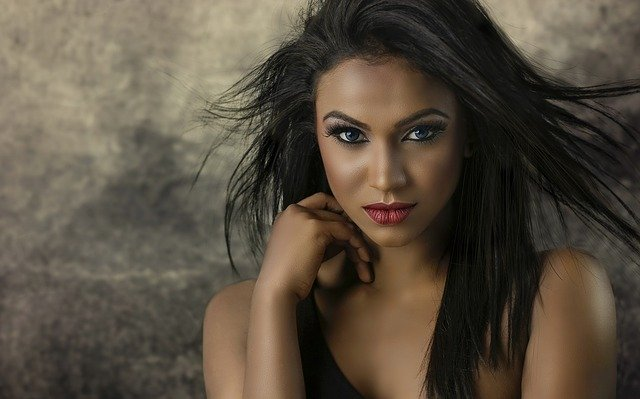
#> input picture resources/fashion_lo.jpg, 640 x 399 px
$ python prg_01.py
#> lines starting #> are read from the running program, lines starting #| are printed output that depends on the picture; after the words box and inside, x2 and y2 are one past the last pixel; in counts of white or black regions, pixels touching at a corner belong together
# Basic grayscale, blur, edge detection, dilation, erosion functions
# erosion is opposite of dilation
import cv2
import os
import numpy as np

curr_dir = os.path.dirname(os.path.abspath(__file__))
kernel = np.ones((5, 5), np.uint8)

image_path = curr_dir + '/../resources/fashion_lo.jpg'
img = cv2.imread(image_path)
#> img is the input picture: shape (399, 640, 3); mean B, G, R 64, 78.3, 88.6

img_gray = cv2.cvtColor(img, cv2.COLOR_BGR2GRAY)
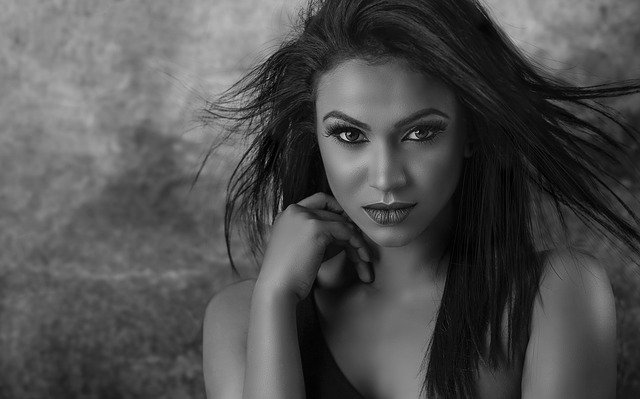
#> img_gray: shape (399, 640); min 0, max 219, mean 79.7
blur_image = cv2.GaussianBlur(img_gray, (15, 15), 0)
canny_image = cv2.Canny(img, 150, 150)
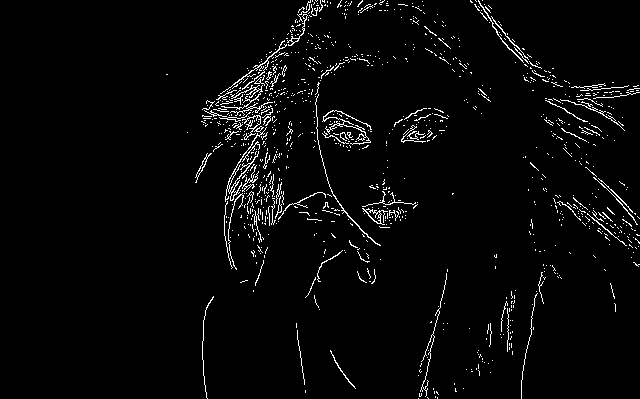
#> canny_image: shape (399, 640); 3.1% white in thin lines or dots, all inside (x1, y1, x2, y2) = (166, 0, 640, 399)
img_dialation = cv2.dilate(canny_image, kernel, iterations=1)
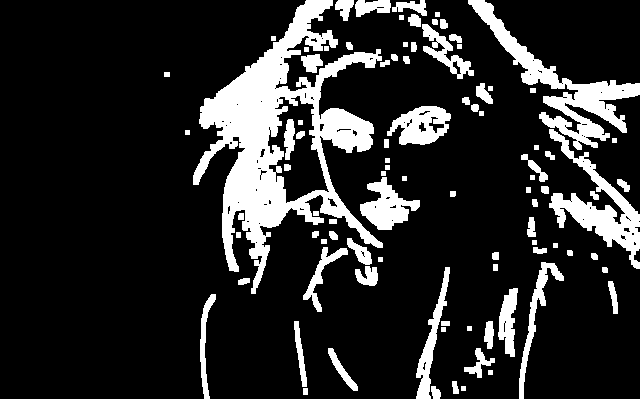
#> img_dialation: shape (399, 640); 16.6% white; 92 white regions, largest, box (x1, y1, x2, y2) and area: (193, 0, 383, 294) 18112, (468, 0, 640, 150) 5253, (549, 129, 640, 269) 3590
img_eroded = cv2.erode(img_dialation, kernel, iterations=1)
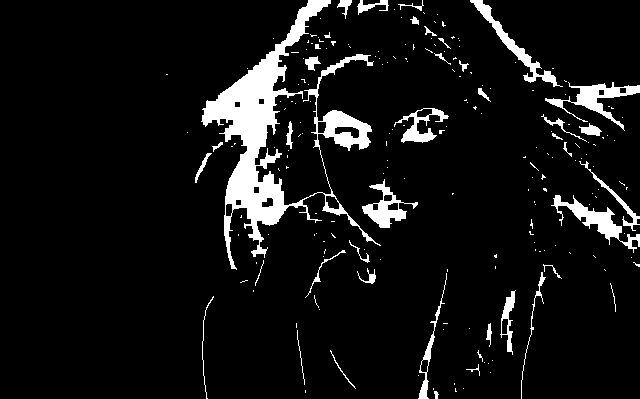
#> img_eroded: shape (399, 640); 7.7% white; 207 white regions (165 under 20 px), largest, box (x1, y1, x2, y2) and area: (201, 0, 381, 270) 10692, (545, 82, 640, 131) 1182, (551, 195, 640, 253) 1166

cv2.imshow('Gray Image', img_gray)
cv2.waitKey(2000)
cv2.imshow('Blur Image', blur_image)
cv2.waitKey(2000)
cv2.imshow('Canny Edge Image', canny_image)
cv2.waitKey(2000)
cv2.imshow('Dilated Image', img_dialation)
cv2.waitKey(2000)
cv2.imshow('Eroded Image', img_eroded)
cv2.waitKey(2000)
